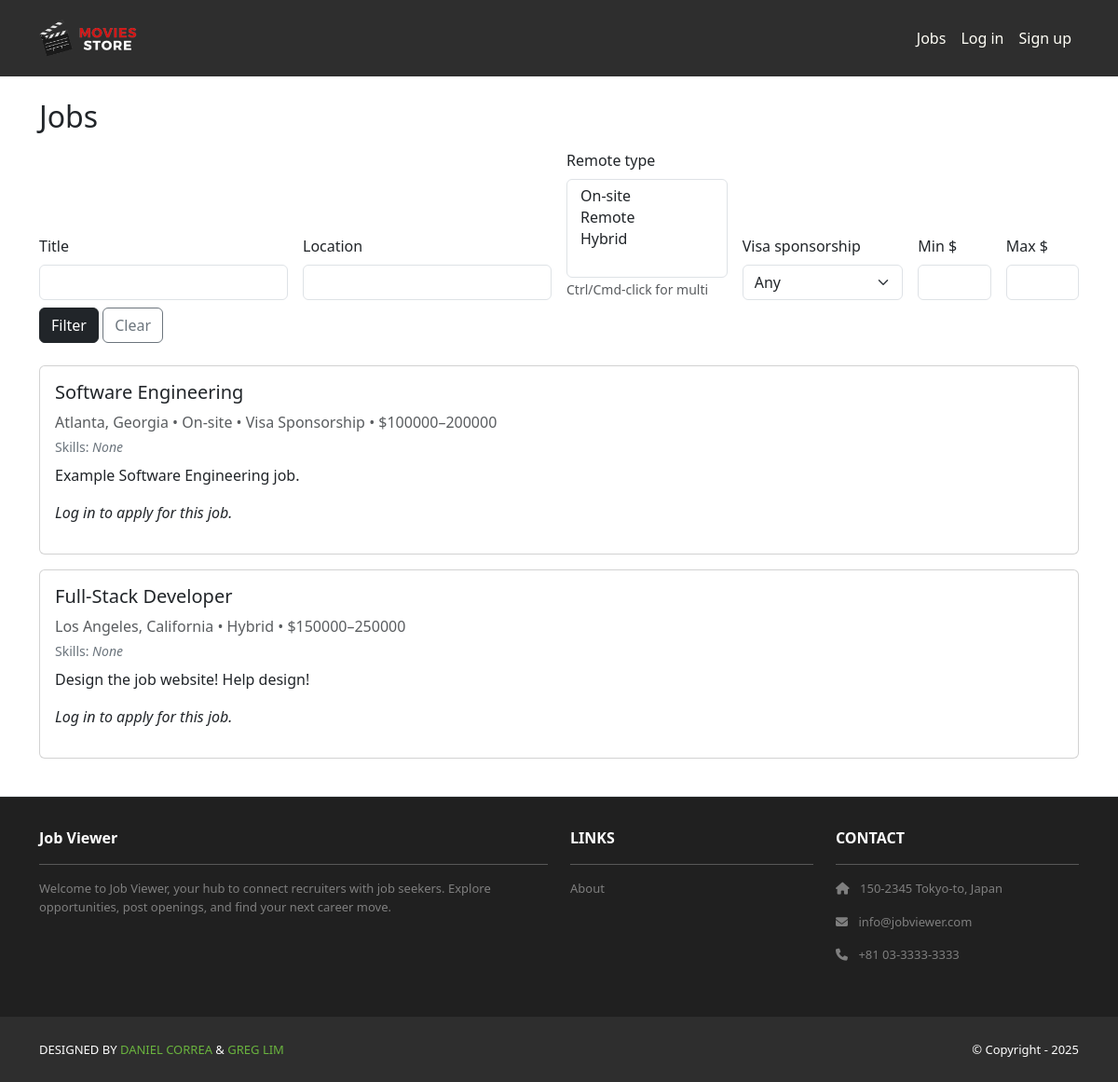
The page /jobs/ on the database as committed earlier.
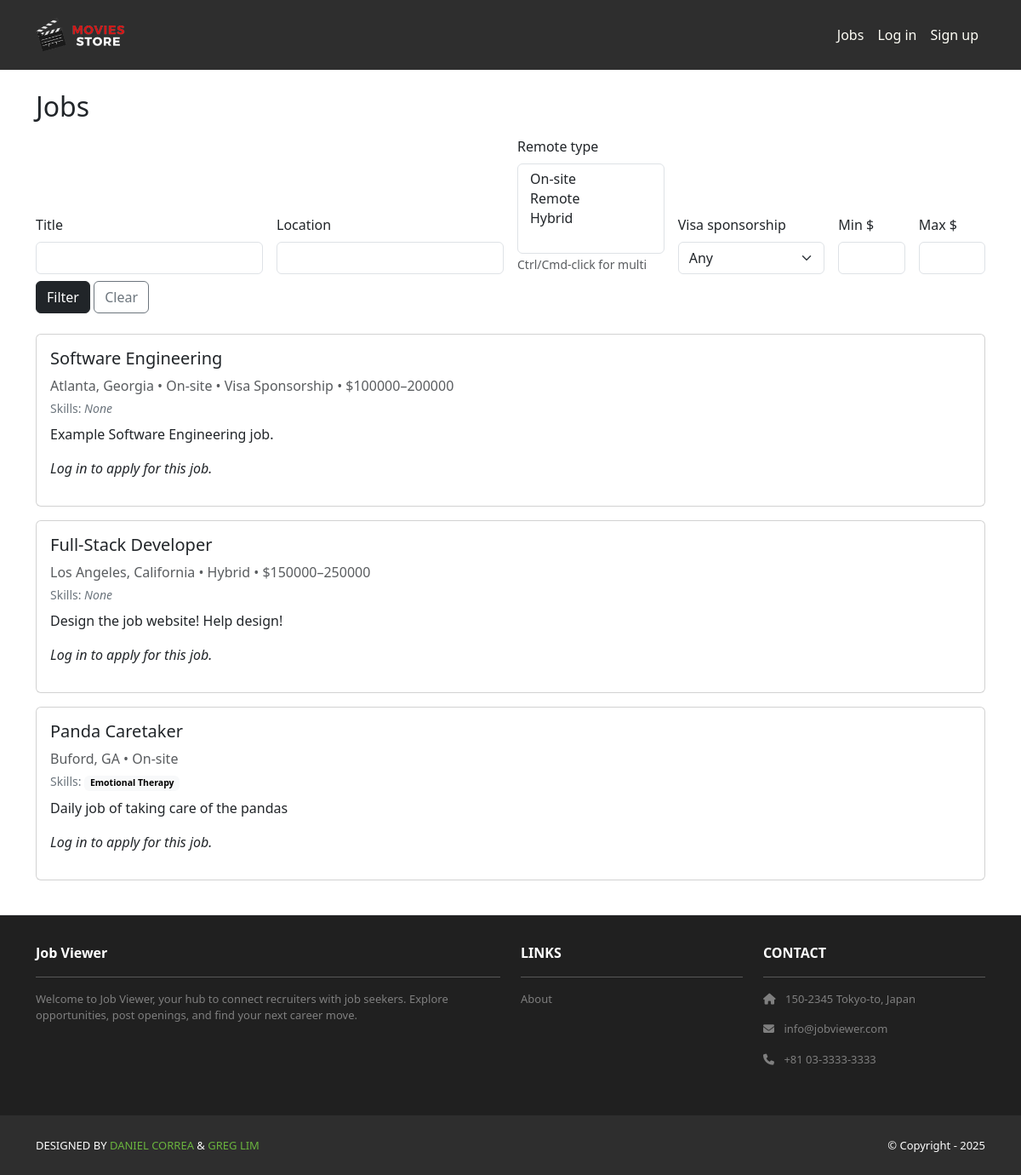
The same page on the database as committed later.
### jobs/models.py (models this page shows, shortened)
class Job(models.Model):
    class RemoteType(models.TextChoices):
        ONSITE = "ONSITE", "On-site"
        REMOTE = "REMOTE", "Remote"
        HYBRID = "HYBRID", "Hybrid"
    title = models.CharField(max_length=200, db_index=True)
    description = models.TextField()
    location = models.CharField(max_length=200, db_index=True)
    remote_type = models.CharField(max_length=6, choices=RemoteType.choices)
    salary_min = models.PositiveIntegerField(null=True, blank=True)
    salary_max = models.PositiveIntegerField(null=True, blank=True)
    visa_sponsorship = models.BooleanField(default=False)
    min_experience = models.PositiveIntegerField(null=True, blank=True)
    skills = models.ManyToManyField(Skill, blank=True, related_name="jobs")
    created_by = models.ForeignKey(
        settings.AUTH_USER_MODEL,
        on_delete=models.CASCADE,
        related_name="jobs",
        limit_choices_to={"role": "RECRUITER"},
    )
    created_at = models.DateTimeField(auto_now_add=True)

### jobSeekers/models.py (models this page shows, shortened)
class Skill(models.Model):
    name = models.CharField(max_length=255, unique=True)

### jobs/views.py (the view)
# urls.py: path("", views.job_list, name="jobs.list"),
def job_list(request):
    qs = Job.objects.all().select_related("created_by").prefetch_related("skills")
    f = JobFilter(request.GET, queryset=qs)
    selected_remote_types = request.GET.getlist("remote_type")
    applied_jobs = []
    if request.user.is_authenticated and request.user.is_jobseeker:
        applied_jobs = Application.objects.filter(user=request.user).values_list('job_id', flat=True)
    return render(request, "jobs/list.html", {
        "filter": f,
        "jobs": f.qs,
        "selected_remote_types": selected_remote_types,
        "applied_jobs": applied_jobs,
    })

### jobs/templates/jobs/list.html (shortened to what the changed rows need)
{% extends "base.html" %}
{% load static %}
{% block content %}
<div class="container py-4">
  <h2 class="mb-3">Jobs</h2>
  {% for job in jobs %}
    <div class="card mb-3">
      <div class="card-body">
        <h5 class="card-title">{{ job.title }}</h5>
        <div class="text-muted mb-1">
          {{ job.location }} • {{ job.get_remote_type_display }}
          {% if job.visa_sponsorship %} • Visa Sponsorship{% endif %}
          {% if job.salary_min or job.salary_max %}
            • ${{ job.salary_min|default:"?" }}–{{ job.salary_max|default:"?" }}
          {% endif %}
        </div>
        <div class="small text-secondary mb-2">
          Skills:
          {% for s in job.skills.all %}
            <span class="badge text-bg-light me-1">{{ s.name }}</span>
          {% empty %}
            <em>None</em>
          {% endfor %}
        </div>
        <p class="card-text">{{ job.description|truncatewords:40 }}</p>
        {% if user.is_authenticated %}
        {% if user.is_jobseeker %}
           {% if job.id in applied_jobs %}
           <a href="{% url 'application_status' job.id %}" class="btn btn-primary">
            Check Status
        </a>
          {% else %}
           <button type="button" class="btn btn-success" data-bs-toggle="modal" data-bs-target="#applyModal{{ job.id }}">
               Apply
           </button>
           {% endif %}
           <div class="modal fade" id="applyModal{{ job.id }}" tabindex="-1" aria-hidden="true">            <div class="modal-dialog">
              <div class="modal-content">
                <div class="modal-header">
                  <h5 class="modal-title">Apply for {{ job.title }}</h5>
                  <button type="button" class="btn-close" data-bs-dismiss="modal"></button>
                </div>
                <div class="modal-body">
                  <form method="POST" action="{% url 'apply_job' job.id %}">
                    {% csrf_token %}
                    <div class="mb-3">
                      <label for="message" class="form-label">Message to Employer</label>
                      <textarea class="form-control" id="message" name="message" rows="4" required></textarea>
                    </div>
                    <button type="submit" class="btn btn-primary">Send Application</button>
                  </form>
                </div>
              </div>
            </div>
          </div>
          {% else %}
          <p><em>Log in as Job Seeker to apply</em></p>
          {% endif %}
         {% else %}
           <p><em>Log in to apply for this job.</em></p>
         {% endif %}
      </div>
    </div>
  {% empty %}
    <p>No jobs match your filters.</p>
  {% endfor %}
</div>
{% endblock %}

Rows that differ between the two databases and show on the page:
added Job: title "Panda Caretaker", location "Buford, GA", remote_type "On-site", description "Daily job of taking care of the pandas"
now on this page (row unchanged): Skill: name "Emotional Therapy"
